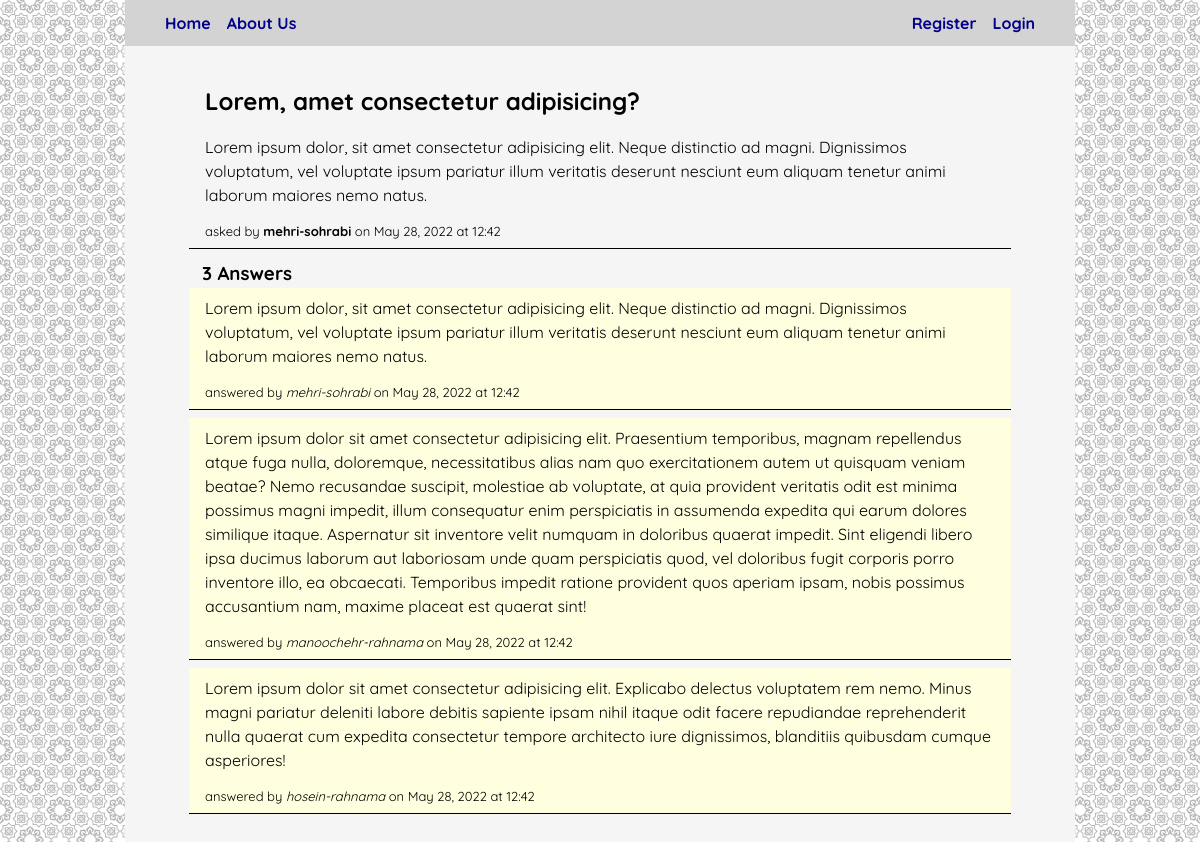
Page /question/2 on the committed database.
### blog/models.py (models this page shows, shortened)
class Question(db_models.Model):
    author = db_models.ForeignKey(auth_models.User, on_delete=db_models.CASCADE)
    title = db_models.CharField(max_length=200)
    body = db_models.TextField()
    published = db_models.DateTimeField(auto_now_add=True)
    updated = db_models.DateTimeField(auto_now=True)

class Answer(db_models.Model):
    author = db_models.ForeignKey(auth_models.User, on_delete=db_models.CASCADE)
    question = db_models.ForeignKey(Question, on_delete=db_models.CASCADE)
    body = db_models.TextField()
    published = db_models.DateTimeField(auto_now_add=True)
    updated = db_models.DateTimeField(auto_now=True)

### blog/views.py (the view)
# urls.py: path('question/<int:question_id>', views.detail, name='detail')
def detail(request, question_id):
    question = get_object_or_404(blog_models.Question, pk=question_id)
    answers = question.answer_set.order_by('-published').all()
    context = {
        'question': question,
        'answers': answers
    }
    template = 'blog/detail.html'
    return render(request, template, context)

### blog/templates/blog/detail.html
{% extends "project/base.html" %}
{% block content %}
    <ul class="questions-list">
        <li class="question-card">
            <h2 class="question-title">{{ question.title }}</h2>
            <p class="question-body">{{ question.body }}</p>
            <p class="question-info">asked by <span class="question-author">{{ question.author }}</span> on {{ question.published|date:"F d, Y" }} at {{ question.published|date:"H:i" }}</p>
        </li>
    </ul>
    <ul class="answers-list">
        <h3 class="answers-header">
            {% if answers.count %}
                {{ answers.count }} Answer{{ answers.count|pluralize }}
            {% else %}
                0 Answers
            {% endif %}
        </h3>
        {% for answer in answers %}
            <li class="answer-card">
                <p class="answer-body">{{ answer.body }}</p>
                <p class="answer-info"> answered by <span class="answer-author">{{ answer.author.username }}</span> on {{ question.published|date:"F d, Y" }} at {{ question.published|date:"H:i" }} </p>
            </li>
        {% endfor %}
    </ul>
{% endblock content %}

### project/static/project/style.css (style rules this page uses)
* { margin: 0px; padding: 0px; box-sizing: border-box; }
body { background-image: url(./images/background.jpg); background-repeat: repeat; background-size: 25%; font-family: 'Quicksand', 'Cambria', 'Times New Roman', 'Arial'; line-height: 30px; padding: 0px 25px; margin: 0px 100px; }

### blog/static/blog/style.css (style rules this page uses)
.questions-list { list-style-type: none; margin: 0em 2em; }
.question-card { border-bottom-style: solid; border-bottom-width: 0.1em; padding: 0.5em 1em; margin-bottom: 0.5em; }
.question-title { margin-bottom: 0.8em; }
.question-body { margin-bottom: 1em; line-height: 1.5em; }
.question-info { line-height: 1.3em; font-size: small; }
.question-author { font-weight: bold; }
.answers-list { list-style-type: none; margin: 0em 2em; }
.answer-card { background-color: lightyellow; border-bottom-style: solid; border-bottom-width: 0.1em; padding: 0.5em 1em; margin-bottom: 0.5em; }
.answer-body { margin-bottom: 1em; line-height: 1.5em; }
.answer-author { font-style: italic; }
.answers-header { margin-top: 0.5em; padding: 0em 0.7em; }
.answer-info { line-height: 1.3em; font-size: small; }

### rows in the picture
Question: title "Lorem, amet consectetur adipisicing?", body "Lorem ipsum dolor, sit amet consectetur adipisicing elit. Neque distinctio ad magni. Dignissimos voluptatum, vel voluptate ipsum pariatur illum veritatis deserunt nesciunt eum aliquam tenetur animi laborum maiores nemo natus.", author "mehri-sohrabi", published "May 28, 2022", published "12:42"
Answer: body "Lorem ipsum dolor, sit amet consectetur adipisicing elit. Neque distinctio ad magni. Dignissimos voluptatum, vel voluptate ipsum pariatur illum veritatis deserunt nesciunt eum aliquam tenetur animi laborum maiores nemo natus.", author.username "mehri-sohrabi"
Answer: body "Lorem ipsum dolor sit amet consectetur adipisicing elit. Praesentium temporibus, magnam repellendus atque fuga nulla, doloremque, necessitatibus alias nam quo exercitationem autem ut quisquam veniam beatae? Nemo recusandae suscipit, molestiae ab voluptate, at quia provident veritatis odit est minima possimus magni impedit, illum consequatur enim perspiciatis in assumenda expedita qui earum dolores similique itaque. Aspernatur sit inventore velit numquam in doloribus quaerat impedit. Sint eligendi libero ipsa ducimus laborum aut laboriosam unde quam perspiciatis quod, vel doloribus fugit corporis porro inventore illo, ea obcaecati. Temporibus impedit ratione provident quos aperiam ipsam,…", author.username "manoochehr-rahnama"
Answer: body "Lorem ipsum dolor sit amet consectetur adipisicing elit. Explicabo delectus voluptatem rem nemo. Minus magni pariatur deleniti labore debitis sapiente ipsam nihil itaque odit facere repudiandae reprehenderit nulla quaerat cum expedita consectetur tempore architecto iure dignissimos, blanditiis quibusdam cumque asperiores!", author.username "hosein-rahnama"

### other values in the picture
{{ answers.count }} "3"
